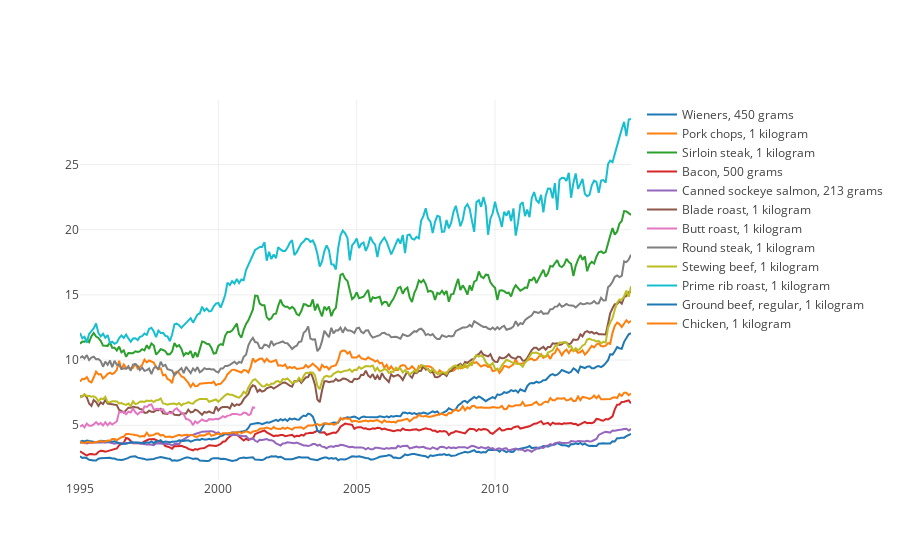

Source (notebook cell):
### Code cell
plot_commodities([
    'Round steak, 1 kilogram', 
    'Sirloin steak, 1 kilogram',
    'Prime rib roast, 1 kilogram', 
    'Blade roast, 1 kilogram',
    'Stewing beef, 1 kilogram', 
    'Ground beef, regular, 1 kilogram',
    'Pork chops, 1 kilogram', 
    'Butt roast, 1 kilogram',
    'Chicken, 1 kilogram', 
    'Bacon, 500 grams', 
    'Wieners, 450 grams',
    'Canned sockeye salmon, 213 grams'
])

### Figure 1 — Plotly figure (JSON) as saved in the notebook; plotly's stock layout.template omitted (floating-point values rounded to 4 significant figures; data arrays with more than 128 entries replaced by an {"elided": "..."} marker saying what was removed)
{"data": [{"name": "Wieners, 450 grams", "type": "scatter", "uid": "91cdbe12-d803-11e8-9158-6c71d9546346", "x": {"elided": "240 str values"}, "y": {"elided": "240 float values"}}, {"name": "Pork chops, 1 kilogram", "type": "scatter", "uid": "91cdbe13-d803-11e8-9158-6c71d9546346", "x": {"elided": "240 str values"}, "y": {"elided": "240 float values"}}, {"name": "Sirloin steak, 1 kilogram", "type": "scatter", "uid": "91cdbe14-d803-11e8-9158-6c71d9546346", "x": {"elided": "240 str values"}, "y": {"elided": "240 float values"}}, {"name": "Bacon, 500 grams", "type": "scatter", "uid": "91cdbe15-d803-11e8-9158-6c71d9546346", "x": {"elided": "240 str values"}, "y": {"elided": "240 float values"}}, {"name": "Canned sockeye salmon, 213 grams", "type": "scatter", "uid": "91cdbe16-d803-11e8-9158-6c71d9546346", "x": {"elided": "240 str values"}, "y": {"elided": "240 float values"}}, {"name": "Blade roast, 1 kilogram", "type": "scatter", "uid": "91cdbe17-d803-11e8-9158-6c71d9546346", "x": {"elided": "240 str values"}, "y": {"elided": "240 float values"}}, {"name": "Butt roast, 1 kilogram", "type": "scatter", "uid": "91cdbe18-d803-11e8-9158-6c71d9546346", "x": ["1995-01-01", "1995-02-01", "1995-03-01", "1995-04-01", "1995-05-01", "1995-06-01", "1995-07-01", "1995-08-01", "1995-09-01", "1995-10-01", "1995-11-01", "1995-12-01", "1996-01-01", "1996-02-01", "1996-03-01", "1996-04-01", "1996-05-01", "1996-06-01", "1996-07-01", "1996-08-01", "1996-09-01", "1996-10-01", "1996-11-01", "1996-12-01", "1997-01-01", "1997-02-01", "1997-03-01", "1997-04-01", "1997-05-01", "1997-06-01", "1997-07-01", "1997-08-01", "1997-09-01", "1997-10-01", "1997-11-01", "1997-12-01", "1998-01-01", "1998-02-01", "1998-03-01", "1998-04-01", "1998-05-01", "1998-06-01", "1998-07-01", "1998-08-01", "1998-09-01", "1998-10-01", "1998-11-01", "1998-12-01", "1999-01-01", "1999-02-01", "1999-03-01", "1999-04-01", "1999-05-01", "1999-06-01", "1999-07-01", "1999-08-01", "1999-09-01", "1999-10-01", "1999-11-01", "1999-12-01", "2000-01-01", "2000-02-01", "2000-03-01", "2000-04-01", "2000-05-01", "2000-06-01", "2000-07-01", "2000-08-01", "2000-09-01", "2000-10-01", "2000-11-01", "2000-12-01", "2001-01-01", "2001-02-01", "2001-03-01", "2001-04-01", "2001-05-01"], "y": [4.9, 5.01, 4.84, 5.13, 4.96, 4.97, 5.07, 5.24, 5.06, 5.17, 4.98, 5.23, 5, 5.2, 5.06, 5.19, 5.29, 6.03, 6, 6.03, 5.85, 6.05, 5.98, 6.29, 6, 5.83, 6, 6, 6.45, 6.41, 6.56, 6.6, 6.2, 6.25, 6.27, 6.15, 6.23, 5.95, 5.94, 5.96, 5.93, 6.2, 6.3, 6.1, 6, 5.86, 5.48, 5.45, 5.32, 5.01, 5.31, 5.16, 5.31, 5.44, 5.34, 5.31, 5.47, 5.44, 5.44, 5.49, 5.47, 5.56, 5.7, 5.61, 5.74, 5.76, 5.86, 5.86, 5.87, 5.8, 5.83, 5.97, 5.94, 5.78, 5.85, 6.37, 6.34]}, {"name": "Round steak, 1 kilogram", "type": "scatter", "uid": "91cdbe19-d803-11e8-9158-6c71d9546346", "x": {"elided": "240 str values"}, "y": {"elided": "240 float values"}}, {"name": "Stewing beef, 1 kilogram", "type": "scatter", "uid": "91cdbe1a-d803-11e8-9158-6c71d9546346", "x": {"elided": "240 str values"}, "y": {"elided": "240 float values"}}, {"name": "Prime rib roast, 1 kilogram", "type": "scatter", "uid": "91cdbe1b-d803-11e8-9158-6c71d9546346", "x": {"elided": "240 str values"}, "y": {"elided": "240 float values"}}, {"name": "Ground beef, regular, 1 kilogram", "type": "scatter", "uid": "91cdbe1c-d803-11e8-9158-6c71d9546346", "x": {"elided": "240 str values"}, "y": {"elided": "240 float values"}}, {"name": "Chicken, 1 kilogram", "type": "scatter", "uid": "91cdbe1d-d803-11e8-9158-6c71d9546346", "x": {"elided": "240 str values"}, "y": {"elided": "240 float values"}}], "layout": {}}
